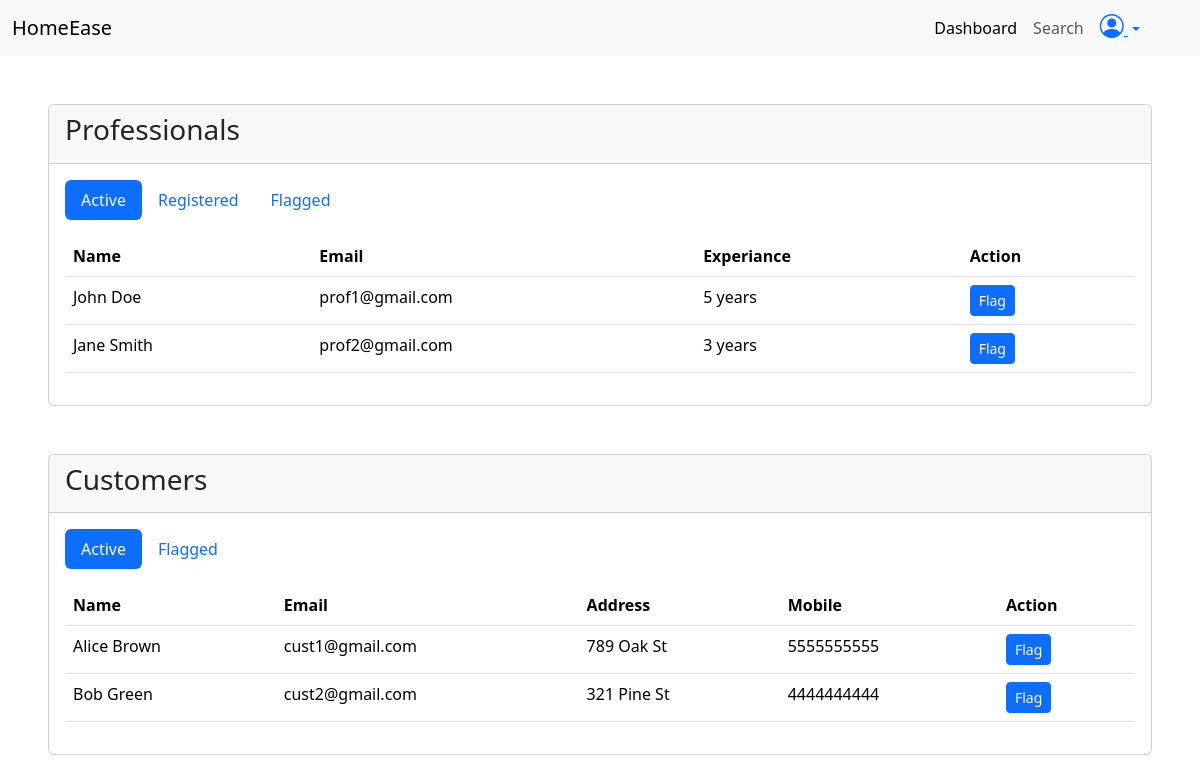
/admin/dashboard (signed in), run on the app's committed database.
### application/models.py (models this page shows, shortened)
class Professional(db.Model, UserMixin):
    id = db.Column(db.Integer, primary_key =True , autoincrement=True)
    email = db.Column(db.String, unique=True , nullable=False)
    password = db.Column(db.String , nullable=False)
    name = db.Column(db.String , nullable=False)
    address = db.Column(db.String, nullable=False)
    mobile = db.Column(db.String, nullable=False)
    experiance = db.Column(db.String,nullable = False)
    status = db.Column(db.String, nullable=False)
    resume_url = db.Column(db.String, nullable=False)
    packages = db.relationship("Package", backref="professional", lazy=True)
    bookings = db.relationship("Booking", backref="professional", lazy=True)

class Customer(db.Model, UserMixin):
    id = db.Column(db.Integer, primary_key =True , autoincrement=True)
    email = db.Column(db.String, unique=True , nullable=False)
    password = db.Column(db.String , nullable=False)
    name = db.Column(db.String , nullable=False)
    address = db.Column(db.String, nullable=False)
    mobile = db.Column(db.String, nullable=False)
    bookings = db.relationship("Booking", backref="customer", lazy=True)
    status = db.Column(db.String, nullable=False)

### application/routes.py (the view)
@app.route("/admin/dashboard")
@login_required
def admin_dashboard():
    profs = db.session.query(Professional).all()
    customers = db.session.query(Customer).all()
    return render_template("admin/dashboard.html", cu=current_user, profs=profs , customers=customers)

### app.py (called while the page is built)
def create_app():
    app = Flask(__name__ , )
    app.config["SQLALCHEMY_DATABASE_URI"] = "sqlite:///mydb.sqlite3"
    app.config["SECRET_KEY"] = "mysecretkey"
    db.init_app(app)
    login_manager = LoginManager(app)
    @login_manager.user_loader
    def load_user(email):
        user= db.session.query(Customer).filter_by(email=email).first() or \
        db.session.query(Professional).filter_by(email=email).first() or \
        db.session.query(Admin).filter_by(email=email).first()
        return user
    app.app_context().push()
    return app

### templates/admin/dashboard.html (shortened to what this page needs)
<!DOCTYPE html>
<html lang="en">
<head>
    <link href="https://cdn.jsdelivr.net/npm/bootstrap@5.3.8/dist/css/bootstrap.min.css" rel="stylesheet"
>
    <link rel="stylesheet" href="https://cdn.jsdelivr.net/npm/bootstrap-icons@1.13.1/font/bootstrap-icons.min.css">
</head>
<body>
    <nav class="navbar navbar-expand-lg bg-body-tertiary">
        <div class="container-fluid">
            <a class="navbar-brand" href="#">HomeEase</a>
            <div class="collapse navbar-collapse" id="navbarNav">
                <ul class="navbar-nav ms-auto me-5">
                    <li class="nav-item">
                        <a class="nav-link active" aria-current="page" href="#">Dashboard</a>
                    </li>
                    <li class="nav-item me-2">
                        <a class="nav-link" href="#">Search</a>
                    </li>
                    <li class="nav-item ">
                        <div class="dropdown">
                            <a class="dropdown-toggle" href="#" data-bs-toggle="dropdown" aria-expanded="false">
                                <i class="bi bi-person-circle fs-4"></i>
                            </a>
                        </div>
                    </li>
                </ul>
            </div>
        </div>
    </nav>
    <div class="card mt-5 ms-5 me-5">
        <div class="card-header">
            <h3>Professionals</h3>
        </div>
        <div class="card-body">
            <ul class="nav nav-pills mb-3" id="pills-tab" role="tablist">
                <li class="nav-item" role="presentation">
                    <button class="nav-link active" id="pills-active-profs-tab" data-bs-toggle="pill"
                        data-bs-target="#pills-active-profs" type="button" role="tab" aria-controls="pills-active-profs"
                        aria-selected="true">Active</button>
                </li>
                <li class="nav-item" role="presentation">
                    <button class="nav-link" id="pills-registered-profs-tab" data-bs-toggle="pill"
                        data-bs-target="#pills-registered-profs" type="button" role="tab"
                        aria-controls="pills-registered" aria-selected="false">Registered</button>
                </li>
                <li class="nav-item" role="presentation">
                    <button class="nav-link" id="pills-flagged-profs-tab" data-bs-toggle="pill"
                        data-bs-target="#pills-flagged-profs" type="button" role="tab"
                        aria-controls="pills-flagged-profs" aria-selected="false">Flagged</button>
                </li>
            </ul>
            <div class="tab-content" id="pills-tabContent">
                <div class="tab-pane fade show active" id="pills-active-profs" role="tabpanel"
                    aria-labelledby="pills-active-profs-tab" tabindex="0">
                    <table class="table">
                        <thead>
                            <tr>
                                <th scope="col">Name</th>
                                <th scope="col">Email</th>
                                <th scope="col">Experiance</th>
                                <th scope="col">Action</th>
                            </tr>
                        </thead>
                        <tbody>
                            {% for prof in profs %}
                            {% if prof.status =="Active" %}
                            <tr>
                                <td>{{ prof.name }}</td>
                                <td>{{ prof.email }}</td>
                                <td>{{ prof.experiance }}</td>
                                <td>
                                    <a href="/admin/professional/Flag/{{ prof.id }}" class="btn btn-sm btn-primary">Flag</a>
                                </td>
                            </tr>
                            {% endif %}
                            {% endfor %}
                        </tbody>
                    </table>
                </div>
            </div>
        </div>
    </div>
    <div class="card mt-5 ms-5 me-5 mb-5">
        <div class="card-header">
            <h3>Customers</h3>
        </div>
        <div class="card-body">
            <ul class="nav nav-pills mb-3" id="pills-tab" role="tablist">
                <li class="nav-item" role="presentation">
                    <button class="nav-link active" id="pills-active-cust-tab" data-bs-toggle="pill"
                        data-bs-target="#pills-active-cust" type="button" role="tab" aria-controls="pills-home"
                        aria-selected="true">Active</button>
                </li>
                <li class="nav-item" role="presentation">
                    <button class="nav-link" id="pills-flagged-cust-tab" data-bs-toggle="pill"
                        data-bs-target="#pills-flagged-cust" type="button" role="tab" aria-controls="pills-profile"
                        aria-selected="false">Flagged</button>
                </li>
            </ul>
            <div class="tab-content" id="pills-tabContent">
                <div class="tab-pane fade show active" id="pills-active-cust" role="tabpanel"
                    aria-labelledby="pills-active-cust-tab" tabindex="0">
                    <table class="table">
                        <thead>
                            <tr>
                                <th scope="col">Name</th>
                                <th scope="col">Email</th>
                                <th scope="col">Address</th>
                                <th scope="col">Mobile</th>
                                <th scope="col">Action</th>
                            </tr>
                        </thead>
                        <tbody>
                            {% for cust in customers %}
                            {% if cust.status =="Active" %}
                            <tr>
                                <td>{{ cust.name }}</td>
                                <td>{{ cust.email }}</td>
                                <td>{{ cust.address }}</td>
                                <td>{{ cust.mobile }}</td>
                                <td>
                                    <a href="/admin/customer/Flag/{{ cust.id }}" class="btn btn-sm btn-primary">Flag</a>
                                </td>
                            </tr>
                            {% endif %}
                            {% endfor %}
                        </tbody>
                    </table>
                </div>
            </div>
        </div>
    </div>
</body>
</html>

### data on the page
Professional: name "John Doe", email "prof1@gmail.com", experiance "5 years"
Professional: name "Jane Smith", email "prof2@gmail.com", experiance "3 years"
Customer: name "Alice Brown", email "cust1@gmail.com", address "789 Oak St", mobile "5555555555"
Customer: name "Bob Green", email "cust2@gmail.com", address "321 Pine St", mobile "4444444444"
